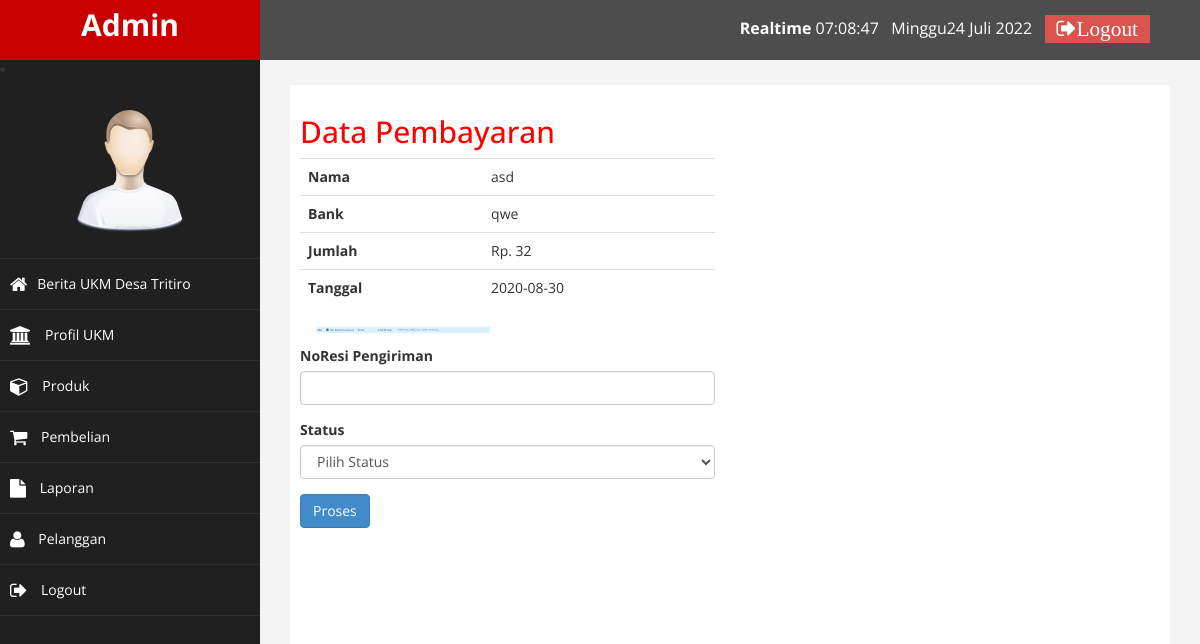
Screenshot of /views/admin/index.php?halaman=pembayaran&id=2 (signed in) with the database file from the repository.
### tables this page shows
CREATE TABLE `pembayaran` (
  `id_pembayaran` int(11) NOT NULL,
  `id_pembelian` int(11) NOT NULL,
  `nama` varchar(255) NOT NULL,
  `bank` varchar(255) NOT NULL,
  `jumlah` int(11) NOT NULL,
  `tanggal` date NOT NULL,
  `bukti` varchar(255) NOT NULL
);

### views/admin/pembayaran.php (the view, shortened to what this page needs)
<h2>Data Pembayaran</h2>
<?php
$id_pembelian=$_GET['id'];
$ambil=$koneksi->query("SELECT*FROM pembayaran WHERE id_pembelian='$id_pembelian'");
$detail=$ambil->fetch_assoc();
?>
<div class="row">
    <div class="col-md-6">
        <table class="table">
            <tr>
                <th>Nama</th>
                <td><?php echo $detail['nama']?></td>
            </tr>
            <tr>
                <th>Bank</th>
                <td><?php echo $detail['bank']?></td>
            </tr>
            <tr>
                <th>Jumlah</th>
                <td>Rp. <?php echo number_format ($detail['jumlah']) ?></td>
            </tr>
            <tr>
                <th>Tanggal</th>
                <td><?php echo $detail['tanggal']?></td>
            </tr>
    </div>
    <div class="col-md-6">
        <img src="../bukti_pembayaran/<?php echo $detail['bukti'] ?>"
        alt="" class="img-responsive">
    </div>
</div>
<br>
<form method="post">
    <div class="form-group">
        <label> NoResi Pengiriman</label>
        <input type="text" class="form-control" name="resi">
    </div>
    <div class="form-group">
        <label>Status</label>
        <select class="form-control" name="status">
            <option value="">Pilih Status</option>
        </select>
    </div>
    <button class="btn btn-primary" name="proses">Proses</button>
</form>

### assets/css/custom.css (style rules this page uses)
body { font-family: 'Open Sans', sans-serif; }
h2 { color: #f00; }

### rows the page displays
pembayaran: nama "asd", bank "qwe", jumlah "32", tanggal "2020-08-30", bukti (picture)
